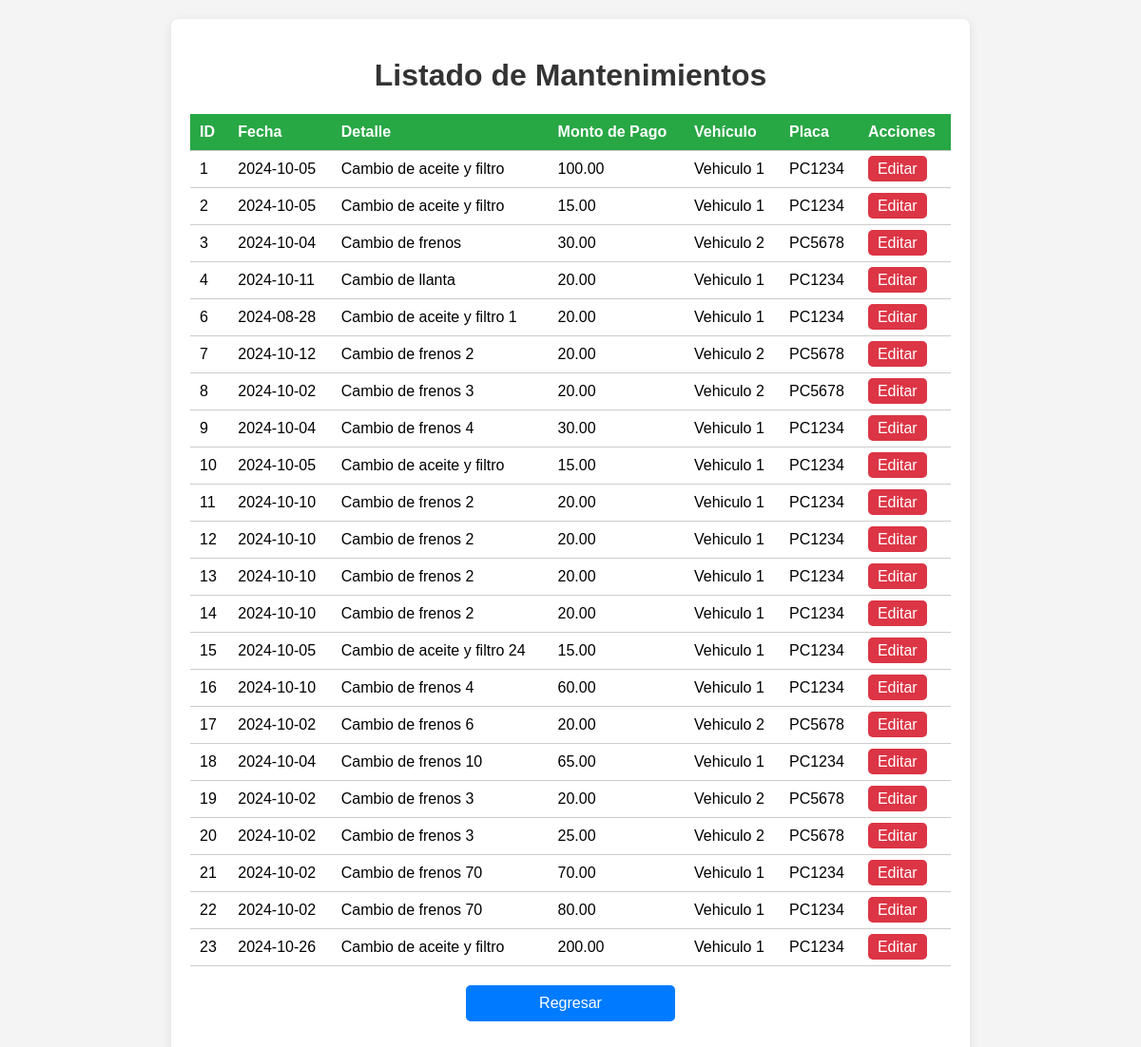
/?action=list, run on the app's committed database.
### tables this page shows
CREATE TABLE `mantenimiento` (
  `id` int(11) NOT NULL,
  `fecha` date NOT NULL,
  `detalle` varchar(250) NOT NULL,
  `monto_pago` decimal(20,2) NOT NULL,
  `id_vehiculo` int(11) NOT NULL
);

CREATE TABLE `vehiculos` (
  `id` int(11) NOT NULL,
  `nombre` varchar(50) NOT NULL,
  `marca` varchar(50) NOT NULL,
  `modelo` varchar(50) NOT NULL,
  `año` int(11) NOT NULL,
  `placa` varchar(15) NOT NULL
);

### public/index.php (called while the page is built)
<?php
require_once '../app/controllers/MaintenanceController.php';
?>

### config/database.php (called while the page is built, shortened)
<?php
class Database {
    private $host = "localhost";
    private $db_name = "isaias_deasis";
    private $username = "root";
    private $password = "";
    public function getConnection(){
        $this->conn = null;
        try {
            $this->conn = new PDO("mysql:host=" . $this->host . ";dbname=" . $this->db_name, $this->username, $this->password);
            $this->conn->exec("set names utf8");
        } catch (PDOException $exception) {
            echo "Connection error: " . $exception->getMessage();
        }
        return $this->conn;
    }
}
?>

### app/models/maintenance.php (called while the page is built, shortened)
<?php
class Maintenance {
    private $conn;
    private $table_name = "mantenimiento";
    public function __construct($db) {
        $this->conn = $db;
    }
    public function read() {
        $query = "SELECT m.*, v.nombre AS nombre_vehiculo, v.placa AS placa_vehiculo
                  FROM " . $this->table_name . " m
                  JOIN vehiculos v ON m.id_vehiculo = v.id";
        $stmt = $this->conn->prepare($query);
        $stmt->execute();
        return $stmt->fetchAll(PDO::FETCH_ASSOC);
    }
}
?>

### app/views/maintenance/list.php (the view, shortened to what this page needs)
<!DOCTYPE html>
<html lang="es">
<head>
</head>
<body>
    <div class="container">
        <h1>Listado de Mantenimientos</h1>
        <table>
            <thead>
                <tr>
                    <th>ID</th>
                    <th>Fecha</th>
                    <th>Detalle</th>
                    <th>Monto de Pago</th>
                    <th>Vehículo</th>
                    <th>Placa</th>
                    <th>Acciones</th>
                </tr>
            </thead>
            <tbody>
                <?php foreach ($maintenances as $maintenance): ?>
                    <tr>
                        <td><?php echo htmlspecialchars($maintenance['id']); ?></td>
                        <td><?php echo htmlspecialchars($maintenance['fecha']); ?></td>
                        <td><?php echo htmlspecialchars($maintenance['detalle']); ?></td>
                        <td><?php echo htmlspecialchars($maintenance['monto_pago']); ?></td>
                        <td><?php echo htmlspecialchars($maintenance['nombre_vehiculo']); ?></td>
                        <td><?php echo htmlspecialchars($maintenance['placa_vehiculo']); ?></td>
                        <td>
                            <a href="?action=edit&id=<?php echo htmlspecialchars($maintenance['id']); ?>" class="btn-edit">Editar</a>
                        </td>
                    </tr>
                <?php endforeach; ?>
            </tbody>
        </table>
        <a href="../public/index.php" class="btn-back">Regresar</a>
    </div>
</body>
</html>

### app/controllers/MaintenanceController.php (shortened to what this page needs)
<?php
require_once '../config/database.php';
require_once '../app/models/Maintenance.php';
class MaintenanceController {
    private $maintenance;
    public function __construct() {
        $database = new Database();
        $this->db = $database->getConnection();
        $this->maintenance = new Maintenance($this->db);
    }
    public function list() {
        $maintenances = $this->maintenance->read();
        include_once '../app/views/maintenance/list.php';
    }
}
$controller = new MaintenanceController();
if ($_SERVER['REQUEST_METHOD'] === 'POST') {
    if (isset($_POST['action']) && $_POST['action'] === 'update') {
        $controller->update();
    } else {
        $controller->create();
    }
} else {
    if (isset($_GET['action'])) {
        if ($_GET['action'] == 'list') {
            $controller->list();
        } elseif ($_GET['action'] == 'edit' && isset($_GET['id'])) {
            $controller->edit($_GET['id']);
        } else {
            $vehicles = $controller->getVehicles();
            include_once '../app/views/maintenance/create.php';
        }
    } else {
        $vehicles = $controller->getVehicles();
        include_once '../app/views/maintenance/create.php';
    }
}

### app/views/maintenance/list.php (style rules this page uses)
body { font-family: Arial, sans-serif; background-color: #f4f4f4; margin: 0; padding: 20px; }
h1 { text-align: center; color: #333; }
.container { max-width: 800px; margin: 0 auto; background: #fff; padding: 20px; border-radius: 8px; box-shadow: 0 2px 10px rgba(0, 0, 0, 0.1); }
table { width: 100%; border-collapse: collapse; }
th, td { padding: 10px; text-align: left; border-bottom: 1px solid #ccc; }
th { background-color: #28a745; color: white; }
.btn-edit { background-color: #dc3545; color: white; border: none; padding: 5px 10px; border-radius: 5px; cursor: pointer; text-decoration: none; text-align: center; }
.btn-back { display: block; width: 200px; background-color: #007bff; color: white; border: none; padding: 10px; border-radius: 5px; cursor: pointer; text-decoration: none; text-align: center; margin: 20px auto; }

### data on the page
mantenimiento: id "1", fecha "2024-10-05", detalle "Cambio de aceite y filtro", monto_pago "100.00", id_vehiculo.nombre "Vehiculo 1", id_vehiculo.placa "PC1234"
mantenimiento: id "2", fecha "2024-10-05", detalle "Cambio de aceite y filtro", monto_pago "15.00", id_vehiculo.nombre "Vehiculo 1", id_vehiculo.placa "PC1234"
mantenimiento: id "3", fecha "2024-10-04", detalle "Cambio de frenos", monto_pago "30.00", id_vehiculo.nombre "Vehiculo 2", id_vehiculo.placa "PC5678"
mantenimiento: id "4", fecha "2024-10-11", detalle "Cambio de llanta", monto_pago "20.00", id_vehiculo.nombre "Vehiculo 1", id_vehiculo.placa "PC1234"
mantenimiento: id "6", fecha "2024-08-28", detalle "Cambio de aceite y filtro 1", monto_pago "20.00", id_vehiculo.nombre "Vehiculo 1", id_vehiculo.placa "PC1234"
mantenimiento: id "7", fecha "2024-10-12", detalle "Cambio de frenos 2", monto_pago "20.00", id_vehiculo.nombre "Vehiculo 2", id_vehiculo.placa "PC5678"
mantenimiento: id "8", fecha "2024-10-02", detalle "Cambio de frenos 3", monto_pago "20.00", id_vehiculo.nombre "Vehiculo 2", id_vehiculo.placa "PC5678"
mantenimiento: id "9", fecha "2024-10-04", detalle "Cambio de frenos 4", monto_pago "30.00", id_vehiculo.nombre "Vehiculo 1", id_vehiculo.placa "PC1234"
mantenimiento: id "10", fecha "2024-10-05", detalle "Cambio de aceite y filtro", monto_pago "15.00", id_vehiculo.nombre "Vehiculo 1", id_vehiculo.placa "PC1234"
mantenimiento: id "11", fecha "2024-10-10", detalle "Cambio de frenos 2", monto_pago "20.00", id_vehiculo.nombre "Vehiculo 1", id_vehiculo.placa "PC1234"
mantenimiento: id "12", fecha "2024-10-10", detalle "Cambio de frenos 2", monto_pago "20.00", id_vehiculo.nombre "Vehiculo 1", id_vehiculo.placa "PC1234"
mantenimiento: id "13", fecha "2024-10-10", detalle "Cambio de frenos 2", monto_pago "20.00", id_vehiculo.nombre "Vehiculo 1", id_vehiculo.placa "PC1234"
mantenimiento: id "14", fecha "2024-10-10", detalle "Cambio de frenos 2", monto_pago "20.00", id_vehiculo.nombre "Vehiculo 1", id_vehiculo.placa "PC1234"
mantenimiento: id "15", fecha "2024-10-05", detalle "Cambio de aceite y filtro 24", monto_pago "15.00", id_vehiculo.nombre "Vehiculo 1", id_vehiculo.placa "PC1234"
mantenimiento: id "16", fecha "2024-10-10", detalle "Cambio de frenos 4", monto_pago "60.00", id_vehiculo.nombre "Vehiculo 1", id_vehiculo.placa "PC1234"
mantenimiento: id "17", fecha "2024-10-02", detalle "Cambio de frenos 6", monto_pago "20.00", id_vehiculo.nombre "Vehiculo 2", id_vehiculo.placa "PC5678"
mantenimiento: id "18", fecha "2024-10-04", detalle "Cambio de frenos 10", monto_pago "65.00", id_vehiculo.nombre "Vehiculo 1", id_vehiculo.placa "PC1234"
mantenimiento: id "19", fecha "2024-10-02", detalle "Cambio de frenos 3", monto_pago "20.00", id_vehiculo.nombre "Vehiculo 2", id_vehiculo.placa "PC5678"
mantenimiento: id "20", fecha "2024-10-02", detalle "Cambio de frenos 3", monto_pago "25.00", id_vehiculo.nombre "Vehiculo 2", id_vehiculo.placa "PC5678"
mantenimiento: id "21", fecha "2024-10-02", detalle "Cambio de frenos 70", monto_pago "70.00", id_vehiculo.nombre "Vehiculo 1", id_vehiculo.placa "PC1234"
mantenimiento: id "22", fecha "2024-10-02", detalle "Cambio de frenos 70", monto_pago "80.00", id_vehiculo.nombre "Vehiculo 1", id_vehiculo.placa "PC1234"
mantenimiento: id "23", fecha "2024-10-26", detalle "Cambio de aceite y filtro", monto_pago "200.00", id_vehiculo.nombre "Vehiculo 1", id_vehiculo.placa "PC1234"
